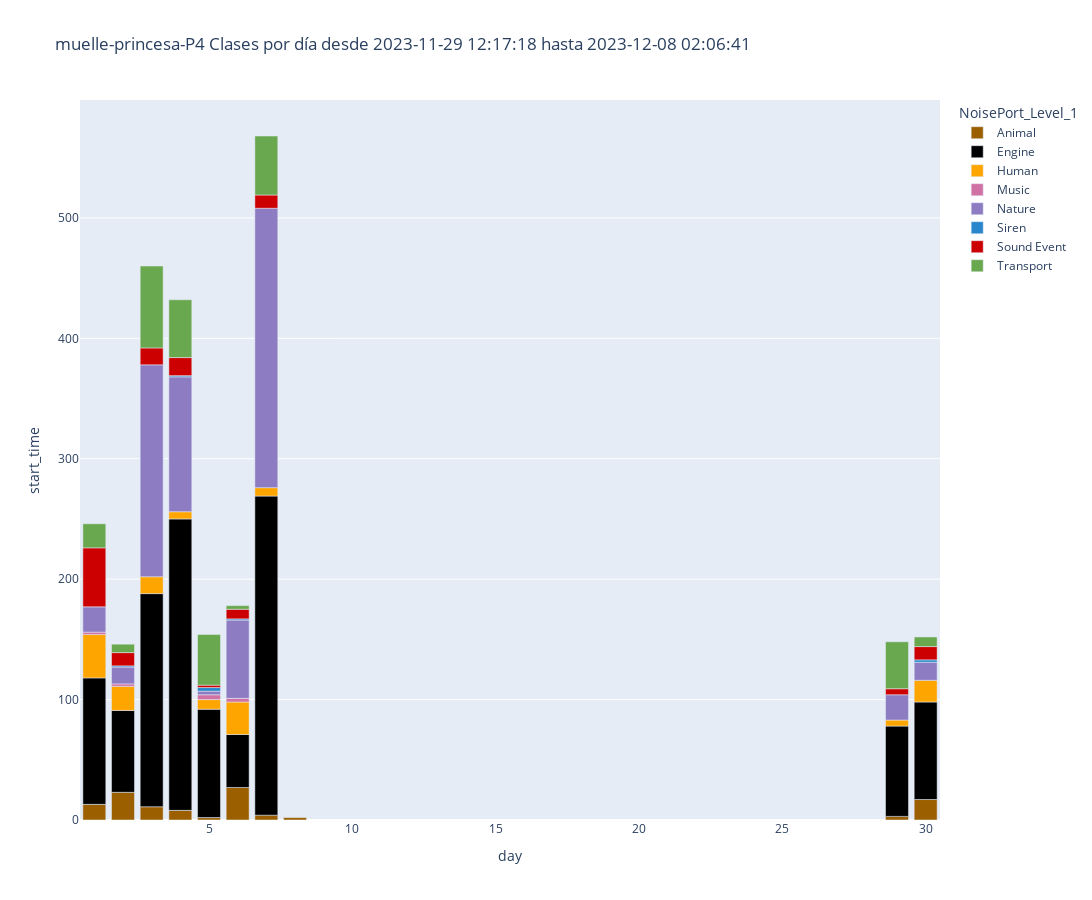

Source (notebook cell):
### Code cell
dfg = df_merged.groupby([class_to_plot, 'day']).count().reset_index()
fig = px.bar(
    dfg, 
    x='day',
    y='start_time',
    color=class_to_plot,
    title=f'{title} Clases por día desde {start_date} hasta {end_date}',
    color_discrete_sequence=px.colors.qualitative.Alphabet, 
    color_discrete_map=COLOR_PALLET_PORT_L1,
    height=900,
    width=2000
)
fig.show()

fig.write_html(os.path.join(folder_output, f'{title}_prediction_stack_map.html'))
# save the csv file
dfg.to_csv(os.path.join(folder_output, f'{title}_prediction_stack_map.csv'))

### Figure 1 — Plotly figure (JSON) as saved in the notebook; plotly's stock layout.template omitted (floating-point values rounded to 4 significant figures)
{"data": [{"alignmentgroup": "True", "hovertemplate": "NoisePort_Level_1=Animal<br>day=%{x}<br>start_time=%{y}<extra></extra>", "legendgroup": "Animal", "marker": {"color": "#9b5f00", "pattern": {"shape": ""}}, "name": "Animal", "offsetgroup": "Animal", "orientation": "v", "showlegend": true, "textposition": "auto", "type": "bar", "x": [1, 2, 3, 4, 5, 6, 7, 8, 29, 30], "xaxis": "x", "y": [13, 23, 11, 8, 2, 27, 4, 2, 3, 17], "yaxis": "y"}, {"alignmentgroup": "True", "hovertemplate": "NoisePort_Level_1=Engine<br>day=%{x}<br>start_time=%{y}<extra></extra>", "legendgroup": "Engine", "marker": {"color": "#000000", "pattern": {"shape": ""}}, "name": "Engine", "offsetgroup": "Engine", "orientation": "v", "showlegend": true, "textposition": "auto", "type": "bar", "x": [1, 2, 3, 4, 5, 6, 7, 29, 30], "xaxis": "x", "y": [105, 68, 177, 242, 90, 44, 265, 75, 81], "yaxis": "y"}, {"alignmentgroup": "True", "hovertemplate": "NoisePort_Level_1=Human<br>day=%{x}<br>start_time=%{y}<extra></extra>", "legendgroup": "Human", "marker": {"color": "#ffa500", "pattern": {"shape": ""}}, "name": "Human", "offsetgroup": "Human", "orientation": "v", "showlegend": true, "textposition": "auto", "type": "bar", "x": [1, 2, 3, 4, 5, 6, 7, 29, 30], "xaxis": "x", "y": [36, 20, 14, 6, 8, 27, 7, 5, 18], "yaxis": "y"}, {"alignmentgroup": "True", "hovertemplate": "NoisePort_Level_1=Music<br>day=%{x}<br>start_time=%{y}<extra></extra>", "legendgroup": "Music", "marker": {"color": "#d172a4", "pattern": {"shape": ""}}, "name": "Music", "offsetgroup": "Music", "orientation": "v", "showlegend": true, "textposition": "auto", "type": "bar", "x": [1, 2, 5, 6], "xaxis": "x", "y": [2, 2, 4, 3], "yaxis": "y"}, {"alignmentgroup": "True", "hovertemplate": "NoisePort_Level_1=Nature<br>day=%{x}<br>start_time=%{y}<extra></extra>", "legendgroup": "Nature", "marker": {"color": "#8e7cc3", "pattern": {"shape": ""}}, "name": "Nature", "offsetgroup": "Nature", "orientation": "v", "showlegend": true, "textposition": "auto", "type": "bar", "x": [1, 2, 3, 4, 5, 6, 7, 29, 30], "xaxis": "x", "y": [21, 14, 176, 112, 3, 65, 232, 21, 15], "yaxis": "y"}, {"alignmentgroup": "True", "hovertemplate": "NoisePort_Level_1=Siren<br>day=%{x}<br>start_time=%{y}<extra></extra>", "legendgroup": "Siren", "marker": {"color": "#2986cc", "pattern": {"shape": ""}}, "name": "Siren", "offsetgroup": "Siren", "orientation": "v", "showlegend": true, "textposition": "auto", "type": "bar", "x": [2, 4, 5, 6, 30], "xaxis": "x", "y": [1, 1, 3, 1, 2], "yaxis": "y"}, {"alignmentgroup": "True", "hovertemplate": "NoisePort_Level_1=Sound Event<br>day=%{x}<br>start_time=%{y}<extra></extra>", "legendgroup": "Sound Event", "marker": {"color": "#cc0000", "pattern": {"shape": ""}}, "name": "Sound Event", "offsetgroup": "Sound Event", "orientation": "v", "showlegend": true, "textposition": "auto", "type": "bar", "x": [1, 2, 3, 4, 5, 6, 7, 29, 30], "xaxis": "x", "y": [49, 11, 14, 15, 2, 8, 11, 5, 11], "yaxis": "y"}, {"alignmentgroup": "True", "hovertemplate": "NoisePort_Level_1=Transport<br>day=%{x}<br>start_time=%{y}<extra></extra>", "legendgroup": "Transport", "marker": {"color": "#6aa84f", "pattern": {"shape": ""}}, "name": "Transport", "offsetgroup": "Transport", "orientation": "v", "showlegend": true, "textposition": "auto", "type": "bar", "x": [1, 2, 3, 4, 5, 6, 7, 29, 30], "xaxis": "x", "y": [20, 7, 68, 48, 42, 3, 49, 39, 8], "yaxis": "y"}], "layout": {"barmode": "relative", "height": 900, "legend": {"title": {"text": "NoisePort_Level_1"}, "tracegroupgap": 0}, "title": {"text": "muelle-princesa-P4 Clases por día desde 2023-11-29 12:17:18 hasta 2023-12-08 02:06:41"}, "width": 2000, "xaxis": {"anchor": "y", "domain": [0, 1], "title": {"text": "day"}}, "yaxis": {"anchor": "x", "domain": [0, 1], "title": {"text": "start_time"}}}}
